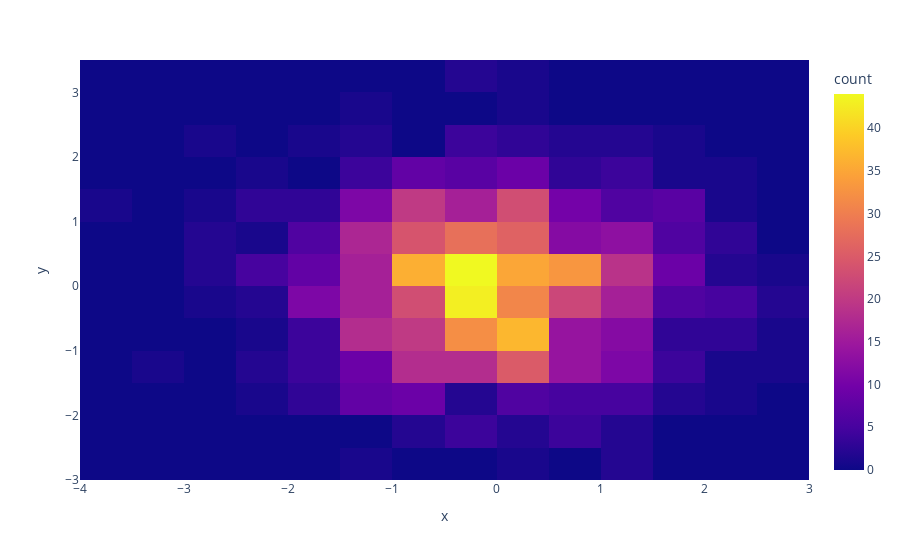

Notebook source saved alongside this figure:
### Code cell
px.density_heatmap(x=x,y=y)

### Figure 1 — Plotly figure (JSON) as saved in the notebook; plotly's stock layout.template omitted (floating-point values rounded to 4 significant figures; data arrays with more than 128 entries replaced by an {"elided": "..."} marker saying what was removed)
{"data": [{"coloraxis": "coloraxis", "hovertemplate": "x=%{x}<br>y=%{y}<br>count=%{z}<extra></extra>", "name": "", "type": "histogram2d", "x": {"elided": "1000 float values"}, "xaxis": "x", "xbingroup": "x", "y": {"elided": "1000 float values"}, "yaxis": "y", "ybingroup": "y"}], "layout": {"coloraxis": {"colorbar": {"title": {"text": "count"}}, "colorscale": [[0, "#0d0887"], [0.1111, "#46039f"], [0.2222, "#7201a8"], [0.3333, "#9c179e"], [0.4444, "#bd3786"], [0.5556, "#d8576b"], [0.6667, "#ed7953"], [0.7778, "#fb9f3a"], [0.8889, "#fdca26"], [1, "#f0f921"]]}, "legend": {"tracegroupgap": 0}, "margin": {"t": 60}, "xaxis": {"anchor": "y", "domain": [0, 1], "title": {"text": "x"}}, "yaxis": {"anchor": "x", "domain": [0, 1], "title": {"text": "y"}}}}
